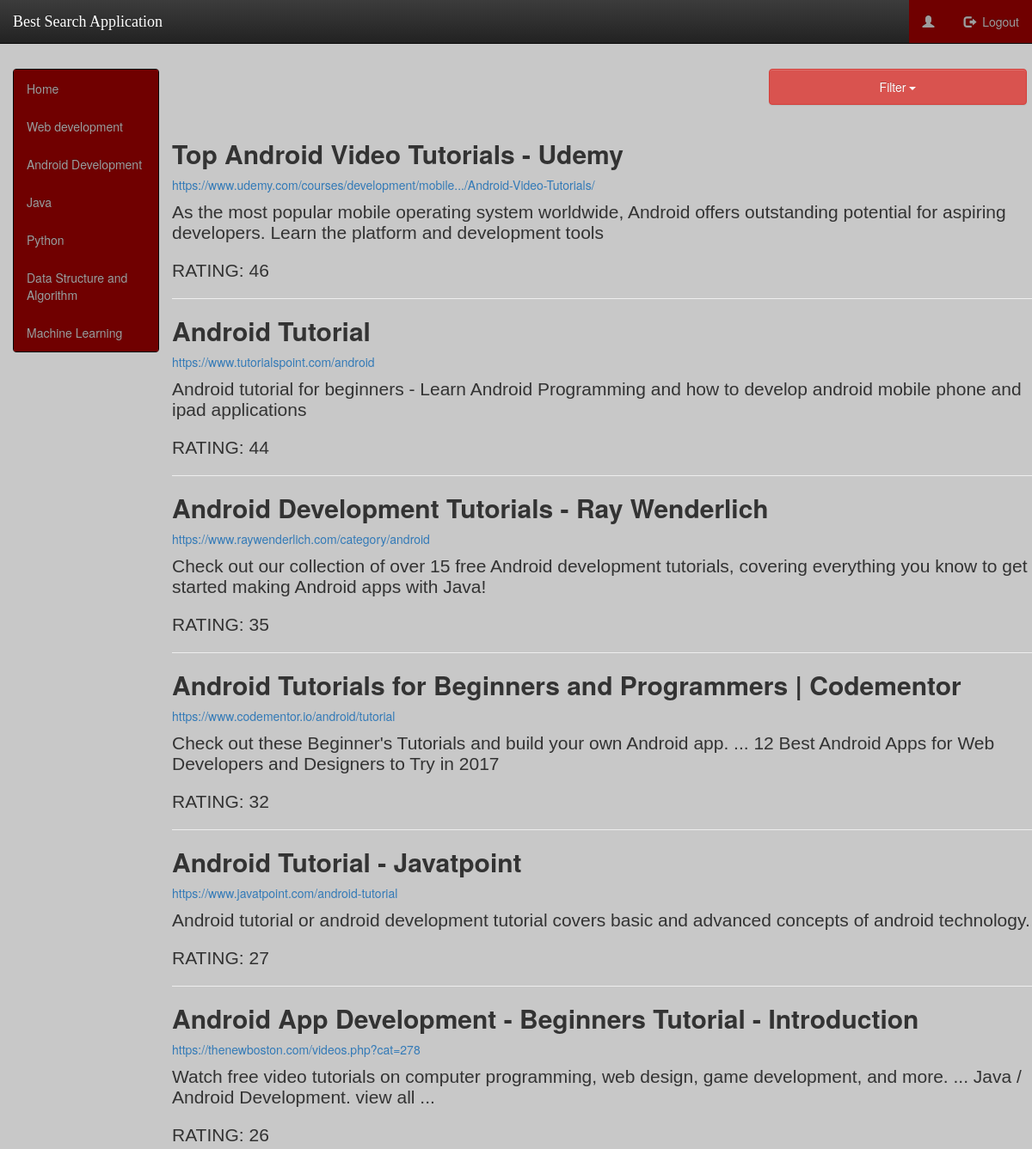
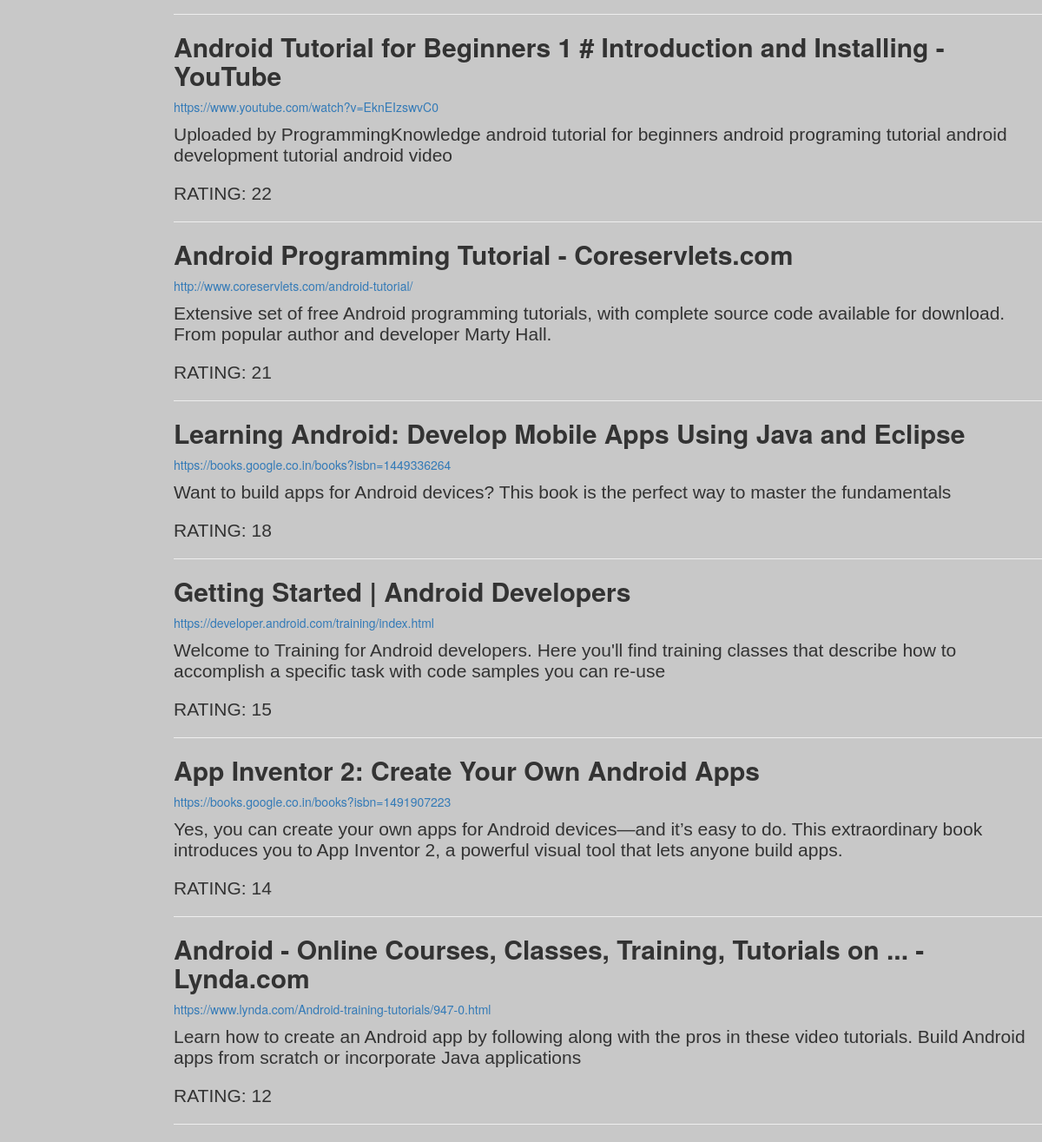
Screenshot of /web.php?category=andriod with the database file from the repository (2 pictures, top to bottom).
### tables this page shows
CREATE TABLE `andriod` (
  `id` int(11) NOT NULL,
  `title` varchar(100) NOT NULL,
  `description` text NOT NULL,
  `Rating` varchar(100) NOT NULL,
  `url` text NOT NULL,
  `type` varchar(100) NOT NULL
);

### web.php (the view, shortened to what this page needs)
<?php
include_once 'dbconnect.php';
$youid=$_SESSION['userSession'];
?>
<html>
<head>
<link href="bootstrap/css/bootstrap.min.css" rel="stylesheet" media="screen">
<link href="bootstrap/css/bootstrap-theme.min.css" rel="stylesheet" media="screen">
  <link rel="stylesheet" href="home.css">
   <link rel="stylesheet" href="https://maxcdn.bootstrapcdn.com/bootstrap/3.3.7/css/bootstrap.min.css">
<link rel="stylesheet" href="style.css" type="text/css" />
</head>
<body style="background-color:#c8c8c8">
<nav class="navbar navbar-inverse navbar-fixed-top">
      <div class="container-fluid">
        <div class="navbar-header">
          <a class="navbar-brand" href="home.php">Best Search Application</a>
        </div>
           <div class="collapse navbar-collapse" id="navbar">
            <ul class="nav navbar-nav navbar-right">
            <li><a href="#"><span class="glyphicon glyphicon-user"></span>&nbsp; <?php echo $youid; ?></a></li>
            <li><a href="logout.php?logout"><span class="glyphicon glyphicon-log-out"></span>&nbsp; Logout</a></li>
          </ul>
          </div></div>
</nav>
<div class="container-fluid">
  <div class="row">
    <div class="col-sm-2 " style="margin-top: 80px;">
    <div class="sidebar-nav">
      <div class="navbar navbar-inverse" role="navigation">
        <div class=" sidebar-navbar-collapse">
          <ul class="nav navbar-nav">
             <li><a href="home.php">Home</a></li>
            <li><a href="web.php?category=web" id="web">Web development</a></li>
            <li><a href="web.php?category=andriod" id="android">Android Development</a></li>
            <li><a href="web.php?category=java" id="java">Java</a></li>
            <li><a href="web.php?category=python" id="python">Python</a></li>
            <li><a href="web.php?category=data_algo" id="data-algo">Data Structure and Algorithm</a></li>
            <li><a href="web.php?category=machine" id="machine">Machine Learning</a></li>
          </ul>
        </div>
      </div>
    </div>
    </div>
    <div class="col-sm-10" style="margin-top: 80px;">
    <div class="row" style="margin-left: 70%;">
    	<div class="dropdown">
    <button class="btn btn-danger dropdown-toggle" type="button" data-toggle="dropdown" style="width: 300px; padding: 10px 10px 10px 10px;">Filter
    <span class="caret"></span></button>
  </div>
    </div>
    <div class="row" style="margin-top: 20px;">
<?php
$s=$_GET['category'];
$q="select id,title,description,url,Rating from " . $s . " order by rating desc";
$links=mysqli_query($DBcon,$q);
if(mysqli_num_rows($links)>0)
{
	while($l=mysqli_fetch_assoc($links))
	{
		$title=$l["title"];
		$desc=$l["description"];
		$link=$l["url"];
		$rating=$l["Rating"];
 echo "
<a href='$link' target='blank'></a><h2><b>$title</b></h2><a href='$link' target='blank'><p>$link</a></p><div style ='font:21px Arial,tahoma,sans-serif'>$desc</div><br>";
echo "<div style ='font:21px Arial,tahoma,sans-serif'>"."RATING: ".$rating."</div><hr>";
	}
}
?>
    </div>
    </div>
  </div>
</div>
</body>
</html>

### home.css (style rules this page uses)
li a { background-color: #700000; }

### style.css (style rules this page uses)
body { background:#f9f9f9; }
.sidebar-nav .navbar ul { float: none; }
.sidebar-nav .navbar li { float: none; display: block; }
.sidebar-nav .navbar li a { padding-top: 12px; padding-bottom: 12px; }
.navbar-brand { font-family:"Lucida Handwriting"; }

### rows the page displays
andriod: title "Top Android Video Tutorials - Udemy", url "https://www.udemy.com/courses/development/mobile.../Android-Video-Tutorials/", description "As the most popular mobile operating system worldwide, Android offers outstanding potential for aspiring developers. Learn the platform and development tools", Rating "46"
andriod: title "Android Tutorial", url "https://www.tutorialspoint.com/android", description "Android tutorial for beginners - Learn Android Programming and how to develop android mobile phone and ipad applications", Rating "44"
andriod: title "Android Development Tutorials - Ray Wenderlich", url "https://www.raywenderlich.com/category/android", description "Check out our collection of over 15 free Android development tutorials, covering everything you know to get started making Android apps with Java!", Rating "35"
andriod: title "Android Tutorials for Beginners and Programmers | Codementor", url "https://www.codementor.io/android/tutorial", description "Check out these Beginner's Tutorials and build your own Android app. ... 12 Best Android Apps for Web Developers and Designers to Try in 2017", Rating "32"
andriod: title "Android Tutorial - Javatpoint", url "https://www.javatpoint.com/android-tutorial", description "Android tutorial or android development tutorial covers basic and advanced concepts of android technology.", Rating "27"
andriod: title "Android App Development - Beginners Tutorial - Introduction", url "https://thenewboston.com/videos.php?cat=278", description "Watch free video tutorials on computer programming, web design, game development, and more. ... Java / Android Development. view all ...", Rating "26"
andriod: title "Android Tutorial for Beginners 1 # Introduction and Installing - YouTube", url "https://www.youtube.com/watch?v=EknEIzswvC0", description "Uploaded by ProgrammingKnowledge android tutorial for beginners android programing tutorial android development tutorial android video", Rating "22"
andriod: title "Android Programming Tutorial - Coreservlets.com", url "http://www.coreservlets.com/android-tutorial/", description "Extensive set of free Android programming tutorials, with complete source code available for download. From popular author and developer Marty Hall.", Rating "21"
andriod: title "Learning Android: Develop Mobile Apps Using Java and Eclipse", url "https://books.google.co.in/books?isbn=1449336264", description "Want to build apps for Android devices? This book is the perfect way to master the fundamentals", Rating "18"
andriod: title "Getting Started | Android Developers", url "https://developer.android.com/training/index.html", description "Welcome to Training for Android developers. Here you'll find training classes that describe how to accomplish a specific task with code samples you can re-use", Rating "15"
andriod: title "App Inventor 2: Create Your Own Android Apps", url "https://books.google.co.in/books?isbn=1491907223", description "Yes, you can create your own apps for Android devices—and it’s easy to do. This extraordinary book introduces you to App Inventor 2, a powerful visual tool that lets anyone build apps.", Rating "14"
andriod: title "Android - Online Courses, Classes, Training, Tutorials on ... - Lynda.com", url "https://www.lynda.com/Android-training-tutorials/947-0.html", description "Learn how to create an Android app by following along with the pros in these video tutorials. Build Android apps from scratch or incorporate Java applications", Rating "12"
